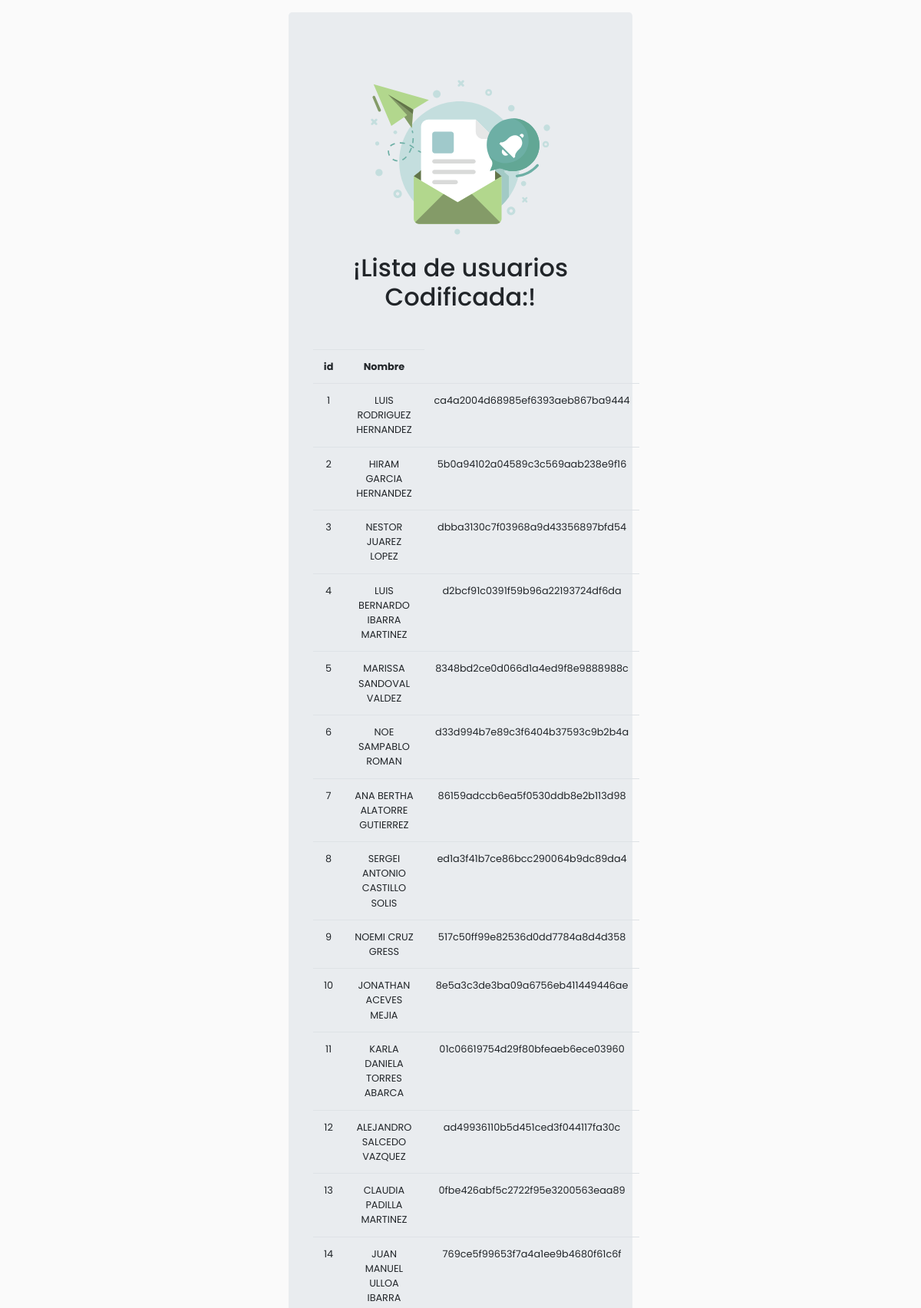
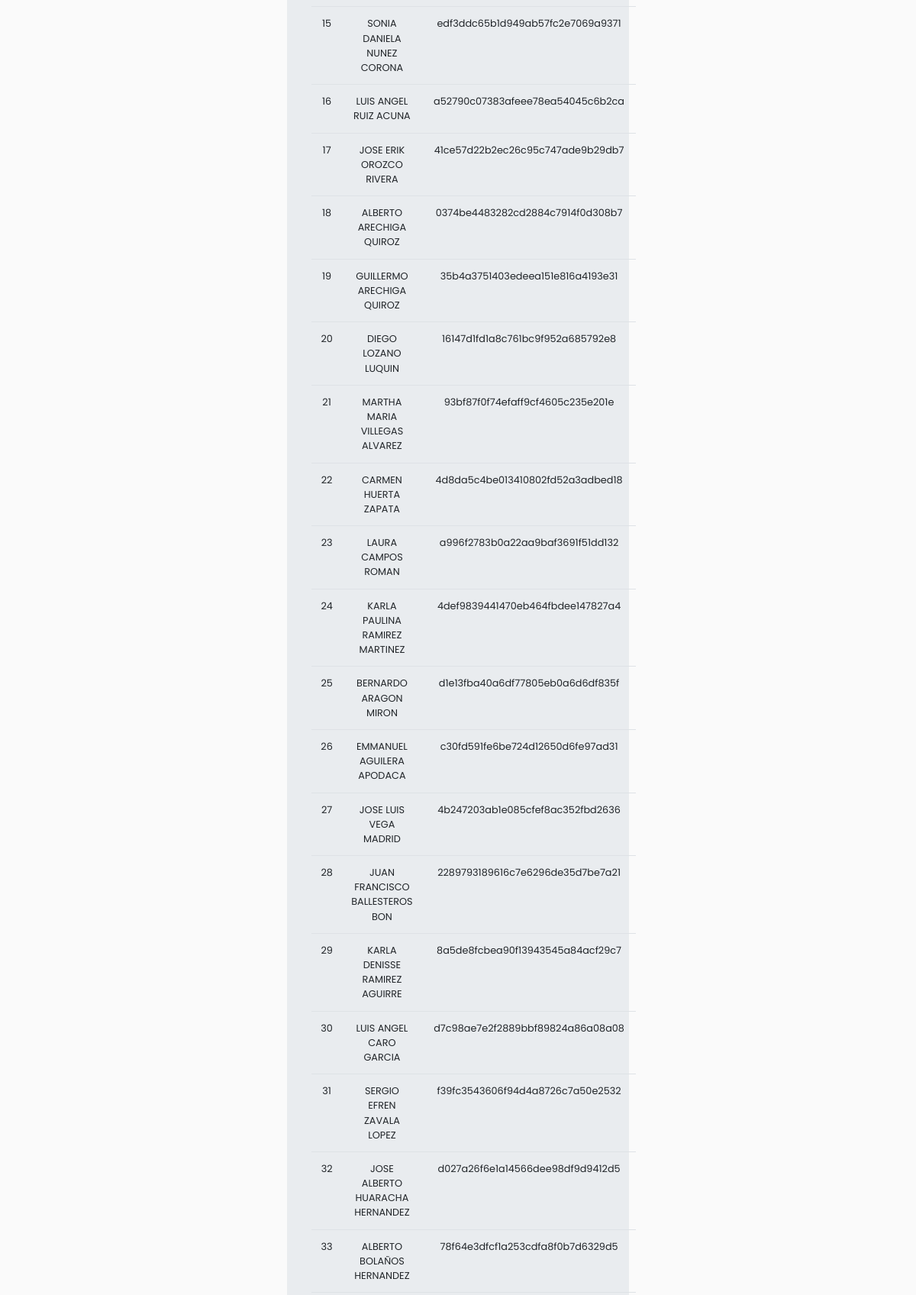
/protected/php/codificador2.php (upper part), run on the app's committed database (2 pictures, top to bottom).
### tables this page shows
CREATE TABLE "nom035R1a" (
  "id" integer NOT NULL PRIMARY KEY AUTOINCREMENT,
  "p1_R1a" text NOT NULL,
  "p2_R1a" text NOT NULL,
  "p3_R1a" text NOT NULL,
  "p4_R1a" text NOT NULL,
  "p5_R1a" text NOT NULL,
  "p6_R1a" text NOT NULL,
  "p7_R1a" text NOT NULL,
  "p8_R1a" text,
  "p9_R1a" text,
  "p10_R1a" text,
  "p11_R1a" text,
  "p12_R1a" text,
  "p13_R1a" text,
  "p14_R1a" text,
  "p15_R1a" text,
  "p16_R1a" text,
  "p17_R1a" text,
  "p18_R1a" text,
  "p19_R1a" text,
  "p20_R1a" text,
  "p21_R1a" text,
  "empresa_R1a" text NOT NULL,
  "dirEmpresa_R1a" text NOT NULL,
  "correo_R1a" text NOT NULL,
  "codeMd5_R1a" text NOT NULL,
  "usrSexo_R1a" text NOT NULL,
  "usrNumEmp_R1a" text NOT NULL,
  "fechaHoraInicio_R1a" text NOT NULL,
  "fechaHoraFinal_R1a" text NOT NULL,
  "usrNombre_R1a" text NOT NULL
);

### protected/php/codificador2.php (the view, shortened to what this page needs)
<!DOCTYPE html>
<html lang="es">
<head>
	<link rel="stylesheet" href="../css/bootstrap.min.css">
	<link rel="stylesheet" href="../css/all.css">
	<link rel="stylesheet" href="../css/animate.css">
	<link rel="stylesheet" href="../css/style.css">
</head>
<body>
	 <div class="container-fluid animated fadeIn">
	 	<div class="abs-center">
		 		<div class="bg-muted form p-3">
		 			<div class="row">
		 				<div class="col-12 text-center jumbotron">
				 			<img src="../img/mail.svg" class="img-fluid mx-auto animated swing delay-2s" style="width: 250px;">
				 			<h2>¡Lista de usuarios Codificada:!</h2>
				 			<br>
				 			<p>
				 			<table class="table" style="font-size: .8em;">
				 				<tr>
				 					<th>id</th>
				 					<th>Nombre</th>
				 				</tr>
				 				<?php
								$con = new SQLite3("../data/nom035.db") or die("Problemas para conectar");
								$cs = $con -> query("SELECT id,usrNombre_R1a,usrNombre_R1a FROM nom035R1a ORDER BY id");
								while ($resul = $cs -> fetchArray()) {
									$id = $resul['id'];
									$usrNombre_R1a = $resul['usrNombre_R1a'];
									$nombre = $resul['usrNombre_R1a'];
									echo '
									<tr>
									<td>'.$id.'</td>
									<td>'.$usrNombre_R1a.'</td>
									<td>'.md5($nombre).'</td>
									</tr>
									';
								}
				 				 ?>
				 			</table>
				 			</p>
			 			</div>
			 		</div>
			 	</div>
	 	</div>
	 </div>
</body>
</html>

### css/style.css (style rules this page uses)
body { font-family: 'Poppins', sans-serif; background: #fafafa; }
.abs-center { display: -webkit-box; display: -ms-flexbox; display: flex; -webkit-box-align: center; -ms-flex-align: center; align-items: center; -webkit-box-pack: center; -ms-flex-pack: center; justify-content: center; min-height: 100vh; }
.form { width: 450px; }

### data on the page
nom035r1a: id "1", usrNombre_R1a "LUIS RODRIGUEZ HERNANDEZ", usrNombre_R1a "ca4a2004d68985ef6393aeb867ba9444"
nom035r1a: id "2", usrNombre_R1a "HIRAM GARCIA HERNANDEZ", usrNombre_R1a "5b0a94102a04589c3c569aab238e9f16"
nom035r1a: id "3", usrNombre_R1a "NESTOR JUAREZ LOPEZ", usrNombre_R1a "dbba3130c7f03968a9d43356897bfd54"
nom035r1a: id "4", usrNombre_R1a "LUIS BERNARDO IBARRA MARTINEZ", usrNombre_R1a "d2bcf91c0391f59b96a22193724df6da"
nom035r1a: id "5", usrNombre_R1a "MARISSA SANDOVAL VALDEZ", usrNombre_R1a "8348bd2ce0d066d1a4ed9f8e9888988c"
nom035r1a: id "6", usrNombre_R1a "NOE SAMPABLO ROMAN", usrNombre_R1a "d33d994b7e89c3f6404b37593c9b2b4a"
nom035r1a: id "7", usrNombre_R1a "ANA BERTHA ALATORRE GUTIERREZ", usrNombre_R1a "86159adccb6ea5f0530ddb8e2b113d98"
nom035r1a: id "8", usrNombre_R1a "SERGEI ANTONIO CASTILLO SOLIS", usrNombre_R1a "ed1a3f41b7ce86bcc290064b9dc89da4"
nom035r1a: id "9", usrNombre_R1a "NOEMI CRUZ GRESS", usrNombre_R1a "517c50ff99e82536d0dd7784a8d4d358"
nom035r1a: id "10", usrNombre_R1a "JONATHAN ACEVES MEJIA", usrNombre_R1a "8e5a3c3de3ba09a6756eb411449446ae"
nom035r1a: id "11", usrNombre_R1a "KARLA DANIELA TORRES ABARCA", usrNombre_R1a "01c06619754d29f80bfeaeb6ece03960"
nom035r1a: id "12", usrNombre_R1a "ALEJANDRO SALCEDO VAZQUEZ", usrNombre_R1a "ad49936110b5d451ced3f044117fa30c"
nom035r1a: id "13", usrNombre_R1a "CLAUDIA PADILLA MARTINEZ", usrNombre_R1a "0fbe426abf5c2722f95e3200563eaa89"
nom035r1a: id "14", usrNombre_R1a "JUAN MANUEL ULLOA IBARRA", usrNombre_R1a "769ce5f99653f7a4a1ee9b4680f61c6f"
nom035r1a: id "15", usrNombre_R1a "SONIA DANIELA NUNEZ CORONA", usrNombre_R1a "edf3ddc65b1d949ab57fc2e7069a9371"
nom035r1a: id "16", usrNombre_R1a "LUIS ANGEL RUIZ ACUNA", usrNombre_R1a "a52790c07383afeee78ea54045c6b2ca"
nom035r1a: id "17", usrNombre_R1a "JOSE ERIK OROZCO RIVERA", usrNombre_R1a "41ce57d22b2ec26c95c747ade9b29db7"
nom035r1a: id "18", usrNombre_R1a "ALBERTO ARECHIGA QUIROZ", usrNombre_R1a "0374be4483282cd2884c7914f0d308b7"
nom035r1a: id "19", usrNombre_R1a "GUILLERMO ARECHIGA QUIROZ", usrNombre_R1a "35b4a3751403edeea151e816a4193e31"
nom035r1a: id "20", usrNombre_R1a "DIEGO LOZANO LUQUIN", usrNombre_R1a "16147d1fd1a8c761bc9f952a685792e8"
nom035r1a: id "21", usrNombre_R1a "MARTHA MARIA VILLEGAS ALVAREZ", usrNombre_R1a "93bf87f0f74efaff9cf4605c235e201e"
nom035r1a: id "22", usrNombre_R1a "CARMEN HUERTA ZAPATA", usrNombre_R1a "4d8da5c4be013410802fd52a3adbed18"
nom035r1a: id "23", usrNombre_R1a "LAURA CAMPOS ROMAN", usrNombre_R1a "a996f2783b0a22aa9baf3691f51dd132"
nom035r1a: id "24", usrNombre_R1a "KARLA PAULINA RAMIREZ MARTINEZ", usrNombre_R1a "4def9839441470eb464fbdee147827a4"
nom035r1a: id "25", usrNombre_R1a "BERNARDO ARAGON MIRON", usrNombre_R1a "d1e13fba40a6df77805eb0a6d6df835f"
nom035r1a: id "26", usrNombre_R1a "EMMANUEL AGUILERA APODACA", usrNombre_R1a "c30fd591fe6be724d12650d6fe97ad31"
nom035r1a: id "27", usrNombre_R1a "JOSE LUIS VEGA MADRID", usrNombre_R1a "4b247203ab1e085cfef8ac352fbd2636"
nom035r1a: id "28", usrNombre_R1a "JUAN FRANCISCO BALLESTEROS BON", usrNombre_R1a "2289793189616c7e6296de35d7be7a21"
nom035r1a: id "29", usrNombre_R1a "KARLA DENISSE RAMIREZ AGUIRRE", usrNombre_R1a "8a5de8fcbea90f13943545a84acf29c7"
nom035r1a: id "30", usrNombre_R1a "LUIS ANGEL CARO GARCIA", usrNombre_R1a "d7c98ae7e2f2889bbf89824a86a08a08"
nom035r1a: id "31", usrNombre_R1a "SERGIO EFREN ZAVALA LOPEZ", usrNombre_R1a "f39fc3543606f94d4a8726c7a50e2532"
nom035r1a: id "32", usrNombre_R1a "JOSE ALBERTO HUARACHA HERNANDEZ", usrNombre_R1a "d027a26f6e1a14566dee98df9d9412d5"
nom035r1a: id "33", usrNombre_R1a "ALBERTO BOLAÑOS HERNANDEZ", usrNombre_R1a "78f64e3dfcf1a253cdfa8f0b7d6329d5"
